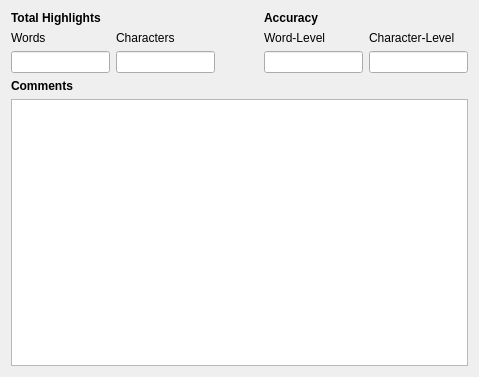
<?xml version="1.0" encoding="UTF-8"?>
<ui version="4.0">
 <class>Dialog</class>
 <widget class="QDialog" name="Dialog">
  <property name="geometry">
   <rect>
    <x>0</x>
    <y>0</y>
    <width>479</width>
    <height>377</height>
   </rect>
  </property>
  <property name="windowTitle">
   <string>Dialog</string>
  </property>
  <layout class="QHBoxLayout" name="horizontalLayout_4">
   <item>
    <layout class="QVBoxLayout" name="verticalLayout_7">
     <item>
      <layout class="QHBoxLayout" name="horizontalLayout_3">
       <item>
        <layout class="QVBoxLayout" name="verticalLayout_3">
         <item>
          <widget class="QLabel" name="label">
           <property name="text">
            <string>&lt;b&gt;Total Highlights&lt;/b&gt;</string>
           </property>
          </widget>
         </item>
         <item>
          <layout class="QHBoxLayout" name="horizontalLayout">
           <item>
            <layout class="QVBoxLayout" name="verticalLayout">
             <item>
              <widget class="QLabel" name="label_2">
               <property name="text">
                <string>Words</string>
               </property>
              </widget>
             </item>
             <item>
              <widget class="QLineEdit" name="lineEdit"/>
             </item>
            </layout>
           </item>
           <item>
            <layout class="QVBoxLayout" name="verticalLayout_2">
             <item>
              <widget class="QLabel" name="label_4">
               <property name="text">
                <string>Characters</string>
               </property>
              </widget>
             </item>
             <item>
              <widget class="QLineEdit" name="lineEdit_2"/>
             </item>
            </layout>
           </item>
          </layout>
         </item>
        </layout>
       </item>
       <item>
        <spacer name="horizontalSpacer_2">
         <property name="orientation">
          <enum>Qt::Horizontal</enum>
         </property>
         <property name="sizeHint" stdset="0">
          <size>
           <width>40</width>
           <height>20</height>
          </size>
         </property>
        </spacer>
       </item>
       <item>
        <spacer name="horizontalSpacer">
         <property name="orientation">
          <enum>Qt::Horizontal</enum>
         </property>
         <property name="sizeHint" stdset="0">
          <size>
           <width>40</width>
           <height>20</height>
          </size>
         </property>
        </spacer>
       </item>
       <item>
        <layout class="QVBoxLayout" name="verticalLayout_4">
         <item>
          <widget class="QLabel" name="label_6">
           <property name="text">
            <string>&lt;b&gt;Accuracy&lt;/b&gt;</string>
           </property>
          </widget>
         </item>
         <item>
          <layout class="QHBoxLayout" name="horizontalLayout_2">
           <item>
            <layout class="QVBoxLayout" name="verticalLayout_5">
             <item>
              <widget class="QLabel" name="label_7">
               <property name="text">
                <string>Word-Level</string>
               </property>
              </widget>
             </item>
             <item>
              <widget class="QLineEdit" name="lineEdit_5"/>
             </item>
            </layout>
           </item>
           <item>
            <layout class="QVBoxLayout" name="verticalLayout_6">
             <item>
              <widget class="QLabel" name="label_8">
               <property name="text">
                <string>Character-Level</string>
               </property>
              </widget>
             </item>
             <item>
              <widget class="QLineEdit" name="lineEdit_6"/>
             </item>
            </layout>
           </item>
          </layout>
         </item>
        </layout>
       </item>
      </layout>
     </item>
     <item>
      <widget class="QLabel" name="label_3">
       <property name="text">
        <string>&lt;b&gt;Comments&lt;/b&gt;</string>
       </property>
      </widget>
     </item>
     <item>
      <widget class="QTextBrowser" name="textBrowser">
       <property name="maximumSize">
        <size>
         <width>604</width>
         <height>16777215</height>
        </size>
       </property>
      </widget>
     </item>
    </layout>
   </item>
  </layout>
 </widget>
 <resources/>
 <connections/>
</ui>
